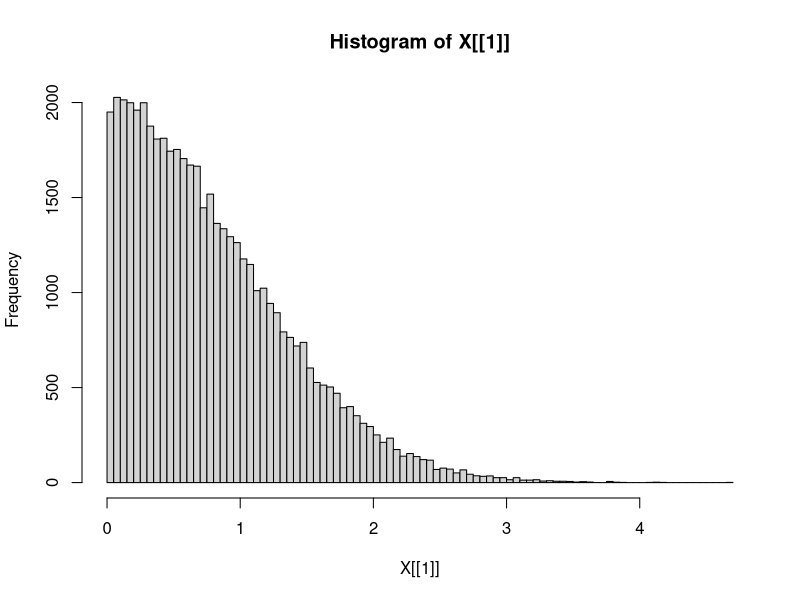
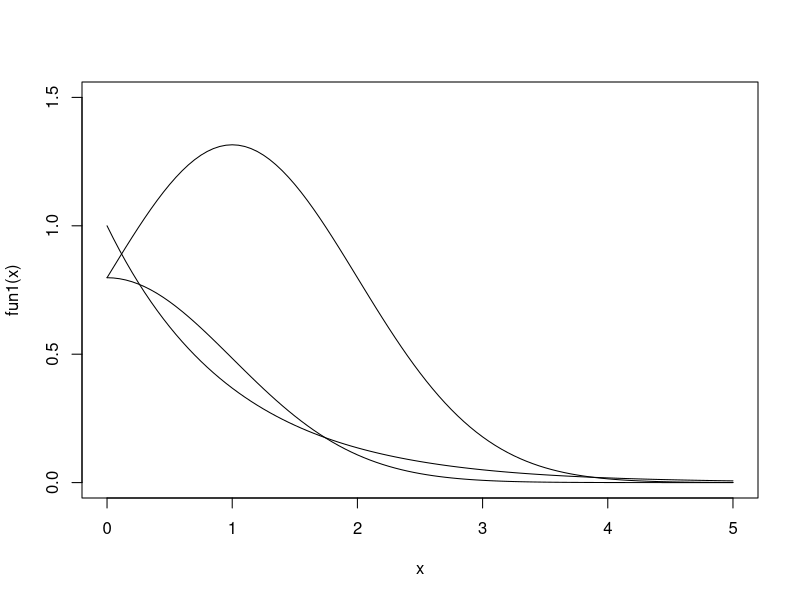
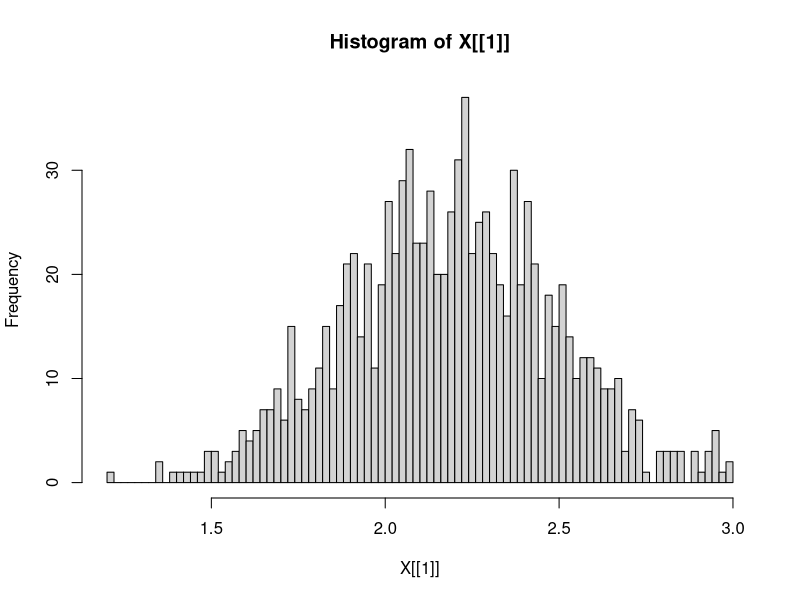
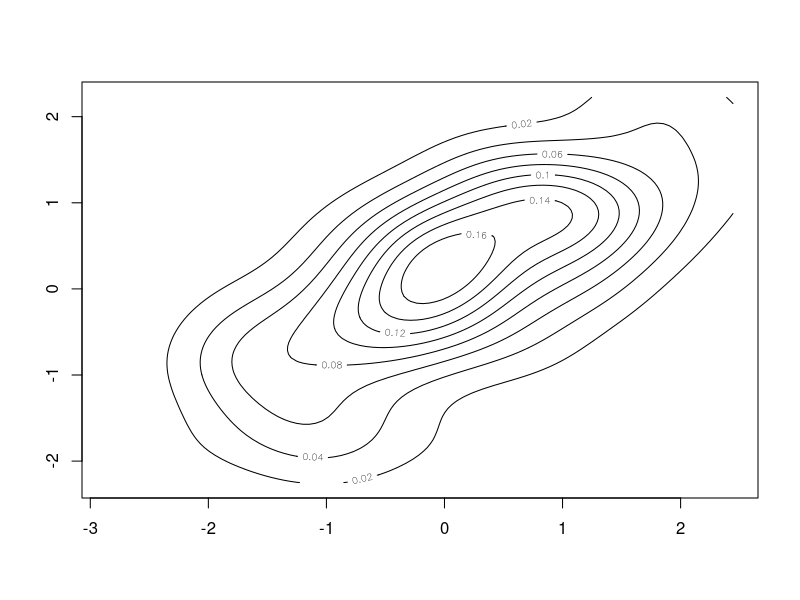

Write R code to recreate these figures, in order.
library(MASS)

## PROBLEM 1a
# sample function below samples randomly from f(x) specified in part a
sample = function(n) tan(pi/2*runif(n))

## PROBLEM 1b
r_sample = function(n) {
  Vy=numeric(n); Vcpt=integer(n); # initialize vectors
  for(j in 1:n){
    y = rexp(1,rate=1); u=runif(1); cpt=1;
      while(u>exp((-.5)*(y-1)^2)) {
        u=runif(1); y = rexp(1,rate=1);
        cpt=cpt+1
      }
    Vy[j]=y; Vcpt[j]=cpt
  }
  return(list(Vy,Vcpt))
}
X = r_sample(50000)
# visualize 5000 draws from this distribution
hist(X[[1]], breaks=100)
# visualize relevant functions
fun1 = function(x) (2/sqrt(2*pi))*exp(-(x^2)/2)
fun2 = function(x) exp(-x)
fun3 = function(x) fun1(x)/fun2(x) #h(x) - ratio of our two functions
curve(fun1, from=0, to=5, ylim=c(0,1.5))
curve(fun2, from=0, to=5, add=TRUE)
curve(fun3, from=0, to=5, add=TRUE)


## PROBLEM 2
m=c(2.16, 0.74, 1.87, 3.03, 3.11, 2.74, 1.23, 3.64, 1.57, 2.12)
#exponential function when x = m_bar
fun = function(x) exp(-.5*sum((rep(x,length(m))-m)^2))
c = fun(mean(m))

gamma_sample = function(n) {
  Vy=numeric(n); Vcpt=integer(n); # initialize vectors
  for(j in 1:n){
    y = rgamma(1,shape=2, rate=0.5); u=runif(1); cpt=1;
    while(u>((1/c)*y*exp(-0.5*y)*fun(y))) {
      u=runif(1); y = rgamma(1,shape=2, rate=0.5);
      cpt=cpt+1
    }
    Vy[j]=y; Vcpt[j]=cpt
  }
  return(list(Vy,Vcpt))
}

X = gamma_sample(1000)
hist(X[[1]], breaks=100)

# monte carlo integral and confidence interval
ihat = mean(X[[1]])
se = sqrt(var(X[[1]])/1000)
z= qnorm(0.975)
CI= c(ihat-z*se,ihat+z*se) # 95% conf int

## PROBLEM 3
# generate 100 samples from bivariate normal
mu=c(0,0)
Sigma = matrix(c(1,0.8,0.8,1.0),nrow=2)
d=length(mu)
bivn = matrix(0,nrow=100,ncol=2)
for (i in 1:100) {
  L=t(chol(Sigma)); Z=rnorm(d,0,1)
  X=mu+L%*%Z
  bivn[i,1]=X[1,1]
  bivn[i,2]=X[2,1]
}

# plot bivariate normal
bivn.kde <- kde2d(bivn[,1], bivn[,2], n = 100)
contour(bivn.kde)

# importance sampling using bivariate normal
x = bivn[,1]
y = bivn[,2]
sxx = sum(x^2)
syy = sum(y^2)
sxy = sum(x*y)

n = 5000
# correlation density function assuming n = 100
corr_fun = function(p) { 
  ((1/(1-p^2))^(100/2))*exp(-1/(2*(1-p^2))*(sxx+syy-2*p*sxy))
}
sple = runif(n, min=-1, max=1)
om = corr_fun(sple)
est=sum(sple*om)/sum(om)
CVsq = var(om/mean(om)) # under 25, good to go!
v1=var((om/mean(om))*sple)
se=sqrt(v1/n)
z=qnorm(0.975)
ci = c(est-z*se, est+z*se)